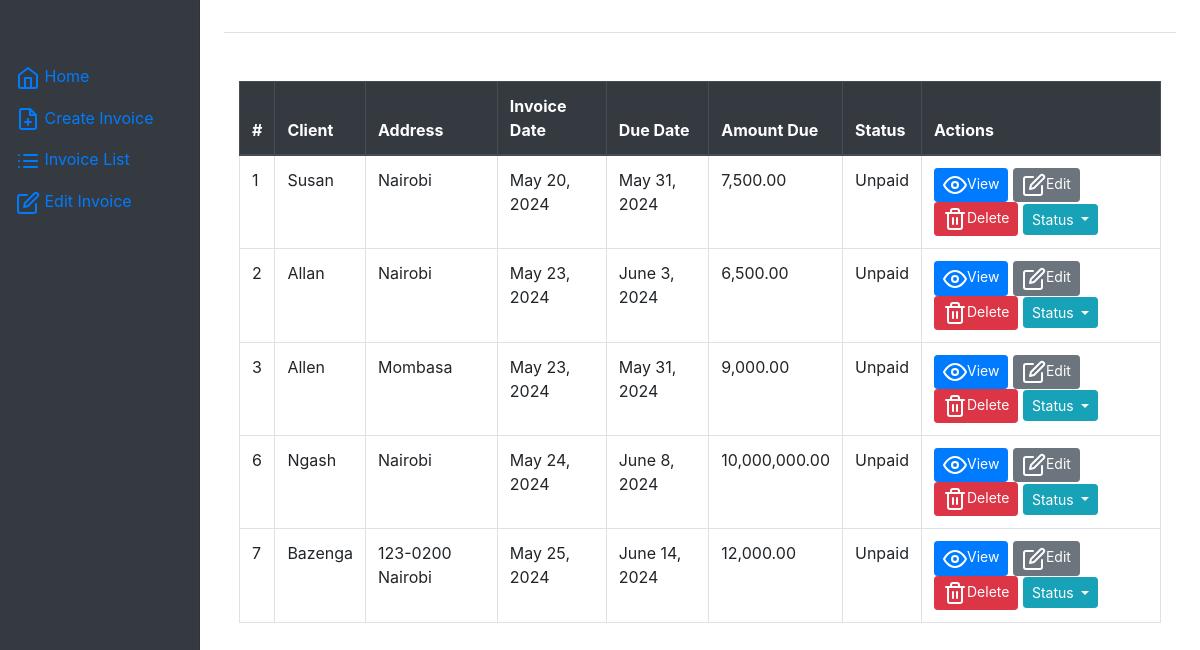
The page /invoice/invoices/ on the database as committed earlier.
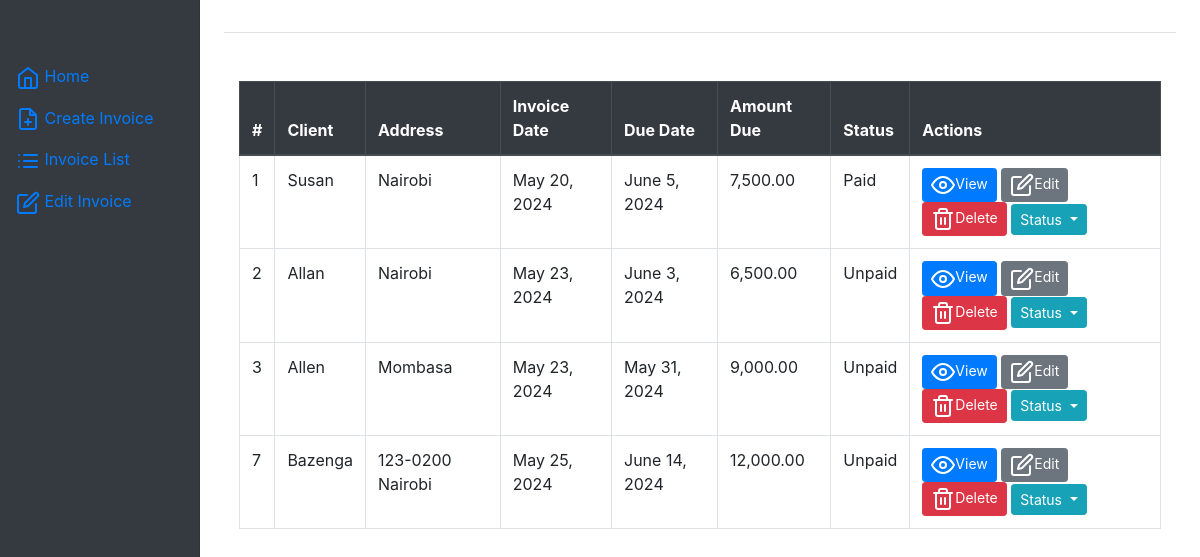
The same page on the database as committed later.
### invoice_generator/models.py (models this page shows, shortened)
class Invoice(models.Model):
    company_name = models.CharField(max_length=100)
    client_name = models.CharField(max_length=200)
    billing_address = models.CharField(max_length=200)
    item_description = models.TextField()
    item_quantity = models.IntegerField()
    item_price = models.DecimalField(max_digits=10, decimal_places=2)
    created_at = models.DateTimeField(auto_now_add=True)
    due_date = models.DateTimeField()
    paid = models.BooleanField(default=False)
    @property
    def total_cost(self):
        return self.item_quantity * self.item_price

### invoice_generator/views.py (the view)
# urls.py: path('invoices/', invoice_list, name='invoice_list'),
def invoice_list(request):
    invoice = Invoice.objects.all()
    return render(request, 'invoice/invoice_list.html', {'invoice': invoice})

### login/templates/invoice/invoice_list.html (shortened to what this page needs)
{% extends 'invoice/index.html' %}
{% load humanize %}
{% block content %}
<div class="container mt-5">
    <table class="table table-bordered">
        <thead class="thead-dark">
            <tr>
                <th>#</th>
                <th>Client</th>
                <th>Address</th>
                <th>Invoice Date</th>
                <th>Due Date</th>
                <th>Amount Due</th>
                <th>Status</th>
                <th>Actions</th>
            </tr>
        </thead>
        <tbody>
            {% for invoice in invoice %}
            <tr>
                <td>{{ invoice.id }}</td>
                <td>{{ invoice.client_name }}</td>
                <td>{{ invoice.billing_address }}</td>
                <td>{{ invoice.created_at|date:"DATE_FORMAT" }}</td>
                <td>{{ invoice.due_date|date:"DATE_FORMAT" }}</td>
                <td>{{ invoice.total_cost | floatformat:2|intcomma }}</td>
                <td>{{ invoice.paid|yesno:"Paid,Unpaid"  }}</td>
                <td>
                    <a href="{% url 'invoice_generator:invoice_detail' invoice.id %}" class="btn btn-primary btn-sm"><span data-feather="eye"></span>View</a>
                    <a href="{% url 'invoice_generator:edit_invoice' invoice.id %}" class="btn btn-secondary btn-sm"><span data-feather="edit"></span>Edit</a>
                    <form action="{% url 'invoice_generator:delete_invoice' invoice.id %}" method="post" style="display:inline;">
                        <button type="submit" class="btn btn-danger btn-sm" onclick="return confirm('Are you sure you want to delete this invoice?');"><span data-feather="trash-2"></span>Delete</button>
                    </form>
                    <div class="btn-group">
                        <button type="button" class="btn btn-info btn-sm dropdown-toggle" data-toggle="dropdown" aria-haspopup="true" aria-expanded="false">
                            Status
                        </button>
                    </div>
                </div>
                </td>
            </tr>
            {% endfor %}
{% endblock %}

Rows that differ between the two databases and show on the page:
removed Invoice: id "6", client_name "Ngash", billing_address "Nairobi", created_at "May 24, 2024", due_date "June 8, 2024", total_cost "10,000,000.00", paid "Unpaid"
changed Invoice "Susan": due_date "May 31, 2024" → "June 5, 2024"; paid "Unpaid" → "Paid"
